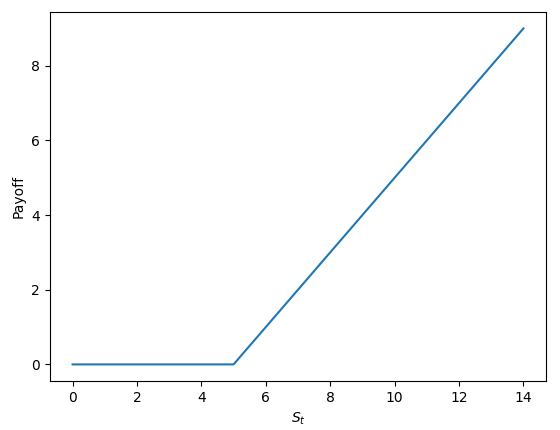

Python code for this plot:
import matplotlib.pyplot as plt

k = 5
x = [a for a in range(15)]
y = [max(0,b-k) for b in range (15)]
plt.xlabel(r'$S_t$')
plt.ylabel("Payoff")
plt.plot(x,y)
plt.show()
